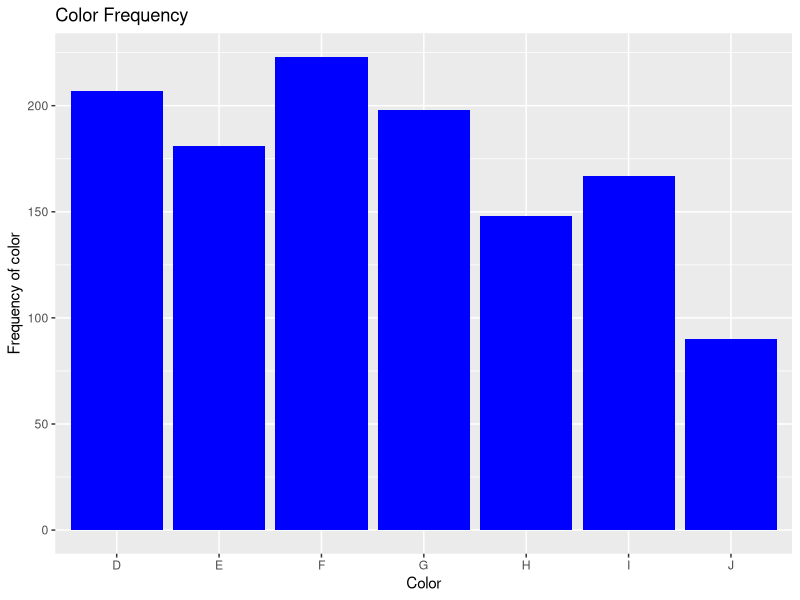
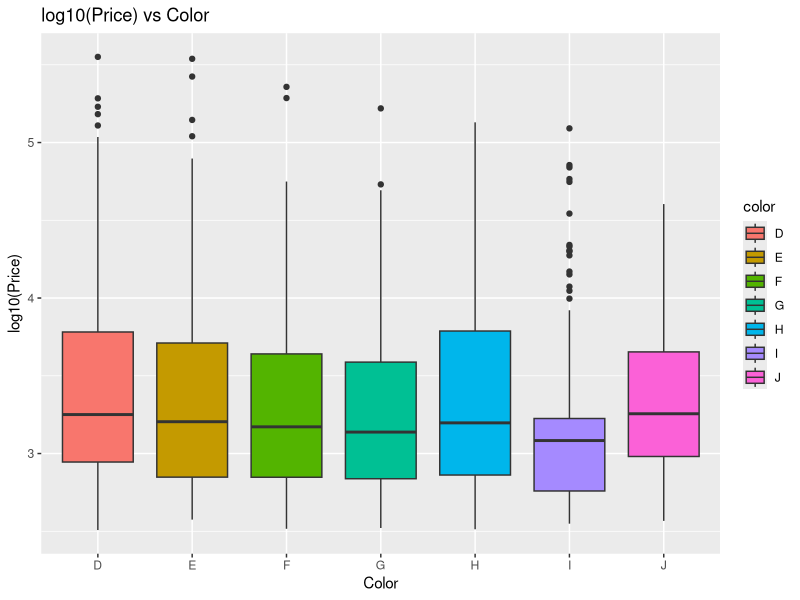
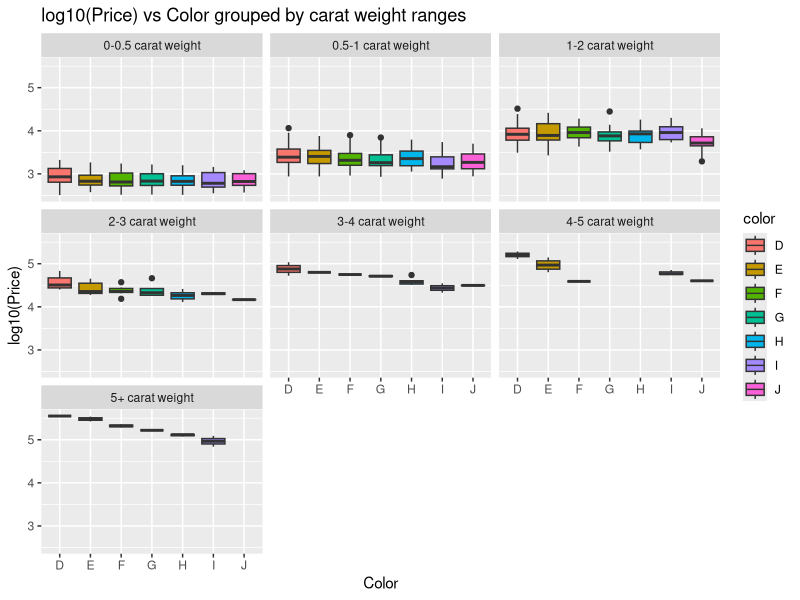
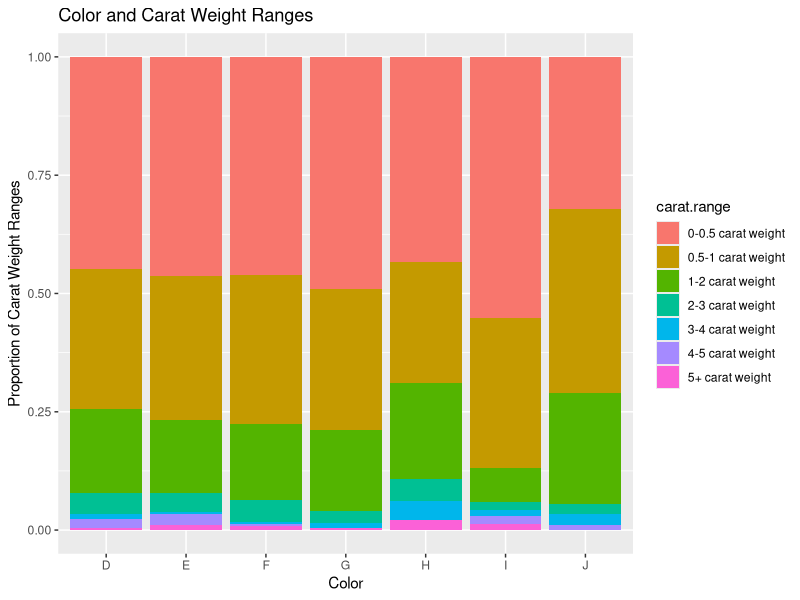
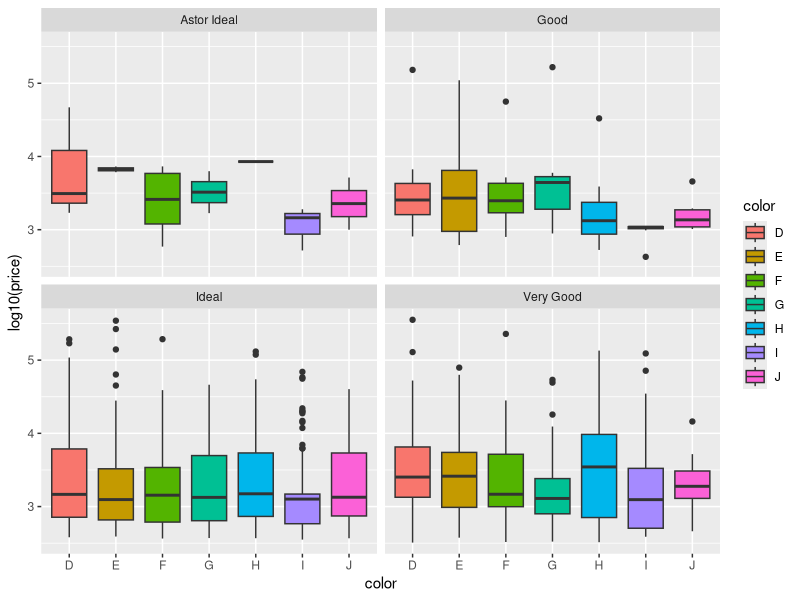
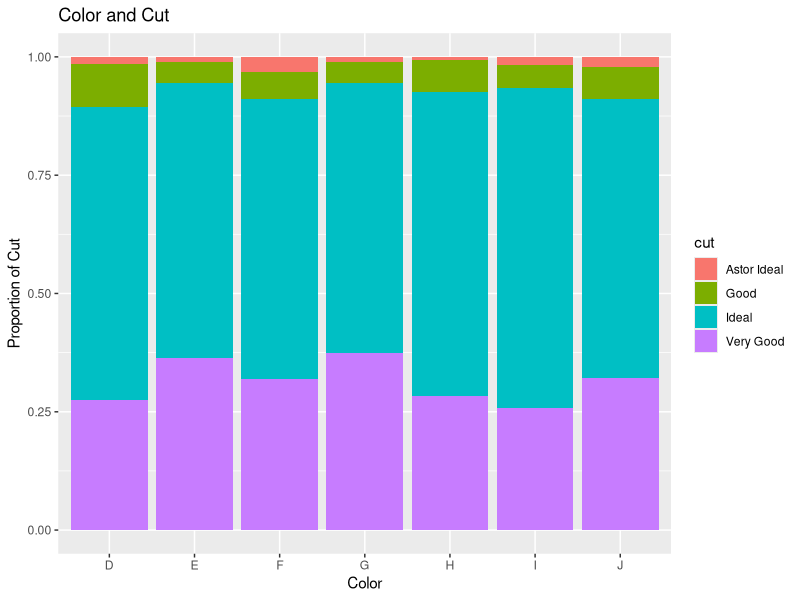
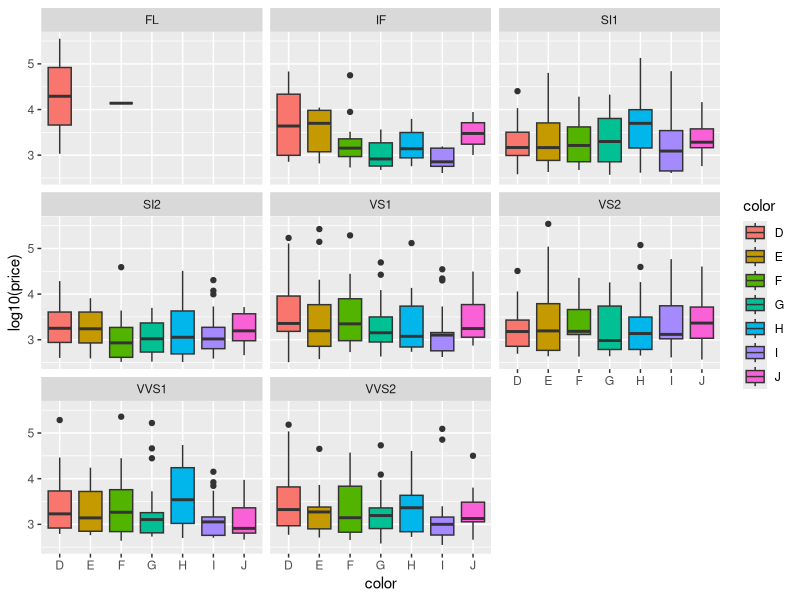
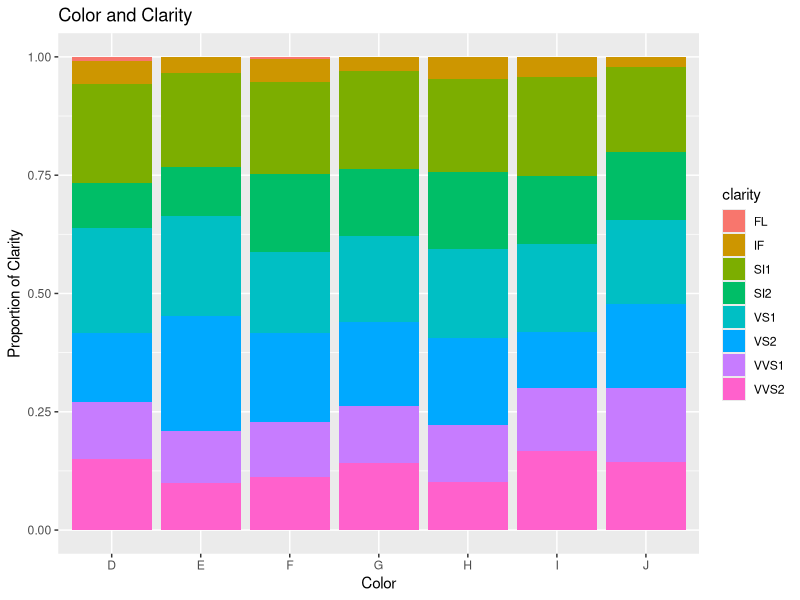

Here is the R script that generated these plots, in order:
## ---- chunk 1
library(ggplot2)
library(dplyr)
d <- read.csv("./diamonds4.csv")
## ---- chunk 2
ggplot(d, aes(x=color))+
  geom_bar(fill="blue")+
  labs(x="Color", y="Frequency of color",
       title="Color Frequency")
## ---- chunk 3
ggplot(d, aes(color, log10(price), fill=color))+
  geom_boxplot()+
  labs(x="Color", y="log10(Price)", title="log10(Price) vs Color")
## ---- chunk 4
breaks<-c(0, 0.5, 1, 2, 3, 4, 5, Inf)
labels<-c("0-0.5 carat weight", "0.5-1 carat weight", "1-2 carat weight", "2-3 carat weight", "3-4 carat weight", "4-5 carat weight", "5+ carat weight") 
d<-d%>%
mutate(carat.range=cut(carat, breaks=breaks, labels=labels))

ggplot(d, aes(color, log10(price), fill=color))+
  geom_boxplot()+
  facet_wrap(~carat.range)+
  labs(x="Color", y="log10(Price)", title="log10(Price) vs Color grouped by carat weight ranges")
## ---- chunk 5
ggplot(d, aes(x=color, fill=carat.range))+
  geom_bar(position = "fill")+
  labs(x="Color", y="Proportion of Carat Weight Ranges",
       title="Color and Carat Weight Ranges")
## ---- chunk 6
ggplot(d, aes(color, log10(price), fill=color))+
  geom_boxplot()+
  facet_wrap(~cut)
  labs(x="Color", y="log10(Price)", title="log10(Price) vs Color grouped by cut")
## ---- chunk 7
ggplot(d, aes(x=color, fill=cut))+
  geom_bar(position = "fill")+
  labs(x="Color", y="Proportion of Cut",
       title="Color and Cut")
## ---- chunk 8
ggplot(d, aes(color, log10(price), fill=color))+
  geom_boxplot()+
  facet_wrap(~clarity)
  labs(x="Color", y="log10(Price)", title="log10(Price) vs Color grouped by clarity")
## ---- chunk 9
ggplot(d, aes(x=color, fill=clarity))+
  geom_bar(position = "fill")+
  labs(x="Color", y="Proportion of Clarity",
       title="Color and Clarity")
